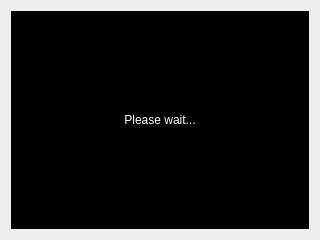
<?xml version="1.0" encoding="UTF-8"?>
<ui version="4.0">
 <class>FrameDialog</class>
 <widget class="QDialog" name="FrameDialog">
  <property name="geometry">
   <rect>
    <x>0</x>
    <y>0</y>
    <width>320</width>
    <height>240</height>
   </rect>
  </property>
  <property name="windowTitle">
   <string>Styled Frame Preview</string>
  </property>
  <layout class="QGridLayout" name="gridLayout">
   <item row="0" column="0">
    <widget class="QLabel" name="labelFrame">
     <property name="styleSheet">
      <string notr="true">background-color: rgb(0, 0, 0);
font: 75 8pt &quot;MS Shell Dlg 2&quot;;
color: rgb(255, 255, 255);</string>
     </property>
     <property name="text">
      <string>Please wait...</string>
     </property>
     <property name="alignment">
      <set>Qt::AlignCenter</set>
     </property>
    </widget>
   </item>
  </layout>
 </widget>
 <resources/>
 <connections/>
</ui>
